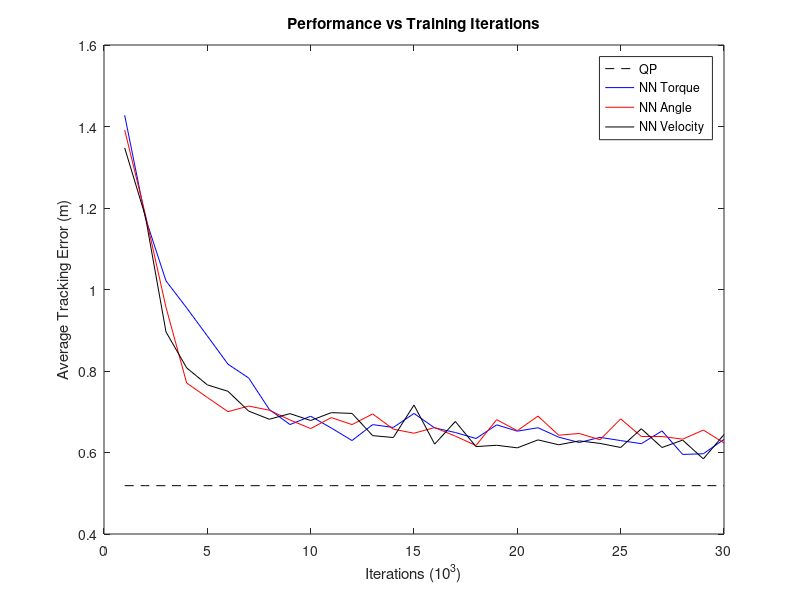

This figure's MATLAB source:
qp_data = load('qp_eval.txt');
nn_torque_data = load('nn_torque_eval.txt');
nn_pd_data = load('nn_pd_eval.txt');
nn_vel_data = load('nn_vel_eval.txt');

n = length(nn_torque_data);
n = min(n, length(nn_pd_data));
n = min(n, length(nn_vel_data));
n = min(100, n);

qp_plot_vals = ones(n, 1);
qp_plot_vals = qp_plot_vals .* qp_data(1);

nn_torque_data = nn_torque_data(1:n);
nn_pd_data = nn_pd_data(1:n);
nn_vel_data = nn_vel_data(1:n);

plot(qp_plot_vals, 'k--');
hold on;
plot(nn_torque_data, 'b-');
plot(nn_pd_data, 'r-');
plot(nn_vel_data, 'k-');
hold off;

xlabel('Iterations (10^3)');
ylabel('Average Tracking Error (m)');
title('Performance vs Training Iterations');

legend('QP', 'NN Torque', 'NN Angle', 'NN Velocity');
